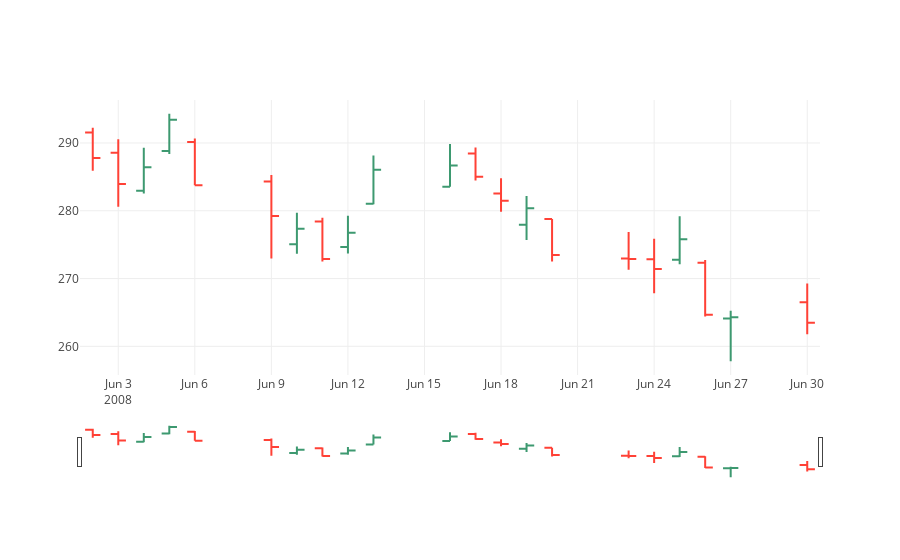

Notebook source saved alongside this figure:
### Markdown cell above
## <a id='2.6'>2.6 OHLC charts</a>
An OHLC chart is any type of price chart that shows the open, high, low and close price of a certain time period. Open-high-low-close Charts (or OHLC Charts) are used as a trading tool to visualise and analyse the price changes over time for securities, currencies, stocks, bonds, commodities, etc. OHLC Charts are useful for interpreting the day-to-day sentiment of the market and forecasting any future price changes through the patterns produced.

The y-axis on an OHLC Chart is used for the price scale, while the x-axis is the timescale. On each single time period, an OHLC Charts plots a symbol that represents two ranges: the highest and lowest prices traded, and also the opening and closing price on that single time period (for example in a day). On the range symbol, the high and low price ranges are represented by the length of the main vertical line. The open and close prices are represented by the vertical positioning of tick-marks that appear on the left (representing the open price) and on right (representing the close price) sides of the high-low vertical line.

Colour can be assigned to each OHLC Chart symbol, to distinguish whether the market is "bullish" (the closing price is higher then it opened) or "bearish" (the closing price is lower then it opened).

<img src="https://datavizcatalogue.com/methods/images/anatomy/SVG/OHLC_chart.svg">

Source: [Datavizcatalogue](https://datavizcatalogue.com/methods/OHLC_chart.html)

### Code cell
# OHLC chart of June 2008
trace = go.Ohlc(x=google['06-2008'].index,
                open=google['06-2008'].Open,
                high=google['06-2008'].High,
                low=google['06-2008'].Low,
                close=google['06-2008'].Close)
data = [trace]
iplot(data, filename='simple_ohlc')

### Figure 1 — Plotly figure (JSON) as saved in the notebook; plotly's stock layout.template omitted (floating-point values rounded to 4 significant figures)
{"data": [{"close": [287.8, 283.9, 286.4, 293.4, 283.8, 279.2, 277.4, 272.9, 276.8, 286.0, 286.7, 285.0, 281.5, 280.4, 273.5, 272.9, 271.4, 275.8, 264.7, 264.3, 263.5], "high": [292.2, 290.5, 289.3, 294.3, 290.6, 285.3, 279.7, 278.9, 279.3, 288.1, 289.8, 289.3, 284.8, 282.2, 278.8, 276.9, 275.9, 279.2, 272.7, 265.3, 269.3], "low": [285.9, 280.6, 282.6, 288.4, 283.8, 273.0, 273.7, 272.5, 273.7, 280.9, 283.5, 284.5, 279.9, 275.7, 272.5, 271.3, 267.8, 272.1, 264.4, 257.8, 261.8], "open": [291.5, 288.5, 282.9, 288.8, 290.2, 284.3, 275.1, 278.4, 274.6, 281.0, 283.5, 288.5, 282.5, 277.9, 278.8, 272.9, 272.8, 272.8, 272.3, 264.1, 266.5], "type": "ohlc", "uid": "fa7ae052-34ad-41d4-ba3c-d1b4a3c48bfa", "x": ["2008-06-02", "2008-06-03", "2008-06-04", "2008-06-05", "2008-06-06", "2008-06-09", "2008-06-10", "2008-06-11", "2008-06-12", "2008-06-13", "2008-06-16", "2008-06-17", "2008-06-18", "2008-06-19", "2008-06-20", "2008-06-23", "2008-06-24", "2008-06-25", "2008-06-26", "2008-06-27", "2008-06-30"]}], "layout": {}}
